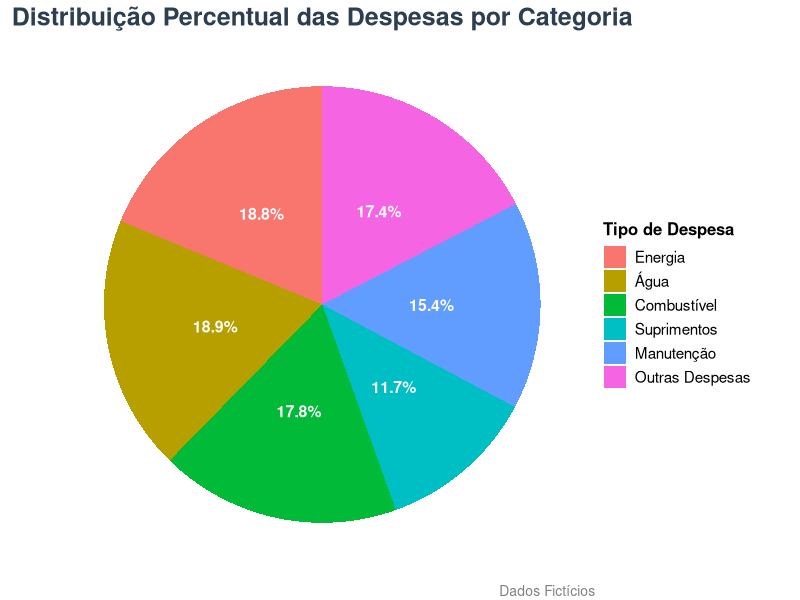
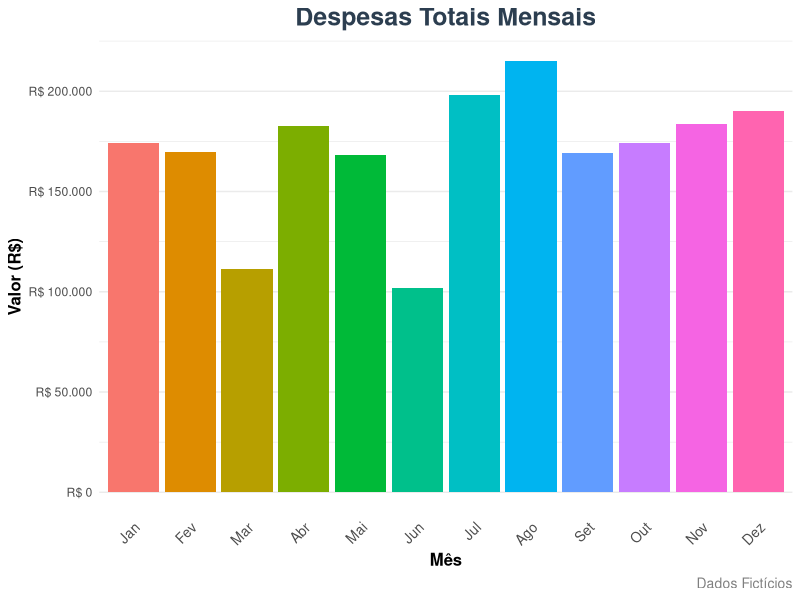
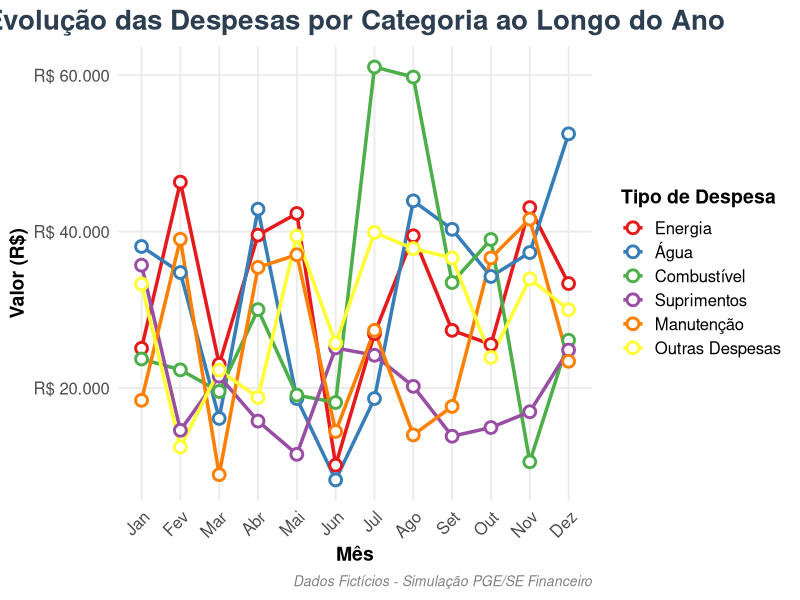

Write R code to recreate these figures, in order.
## ---- chunk 1
options(htmltools.dir.version = FALSE)
knitr::opts_chunk$set(
  fig.width = 9, fig.height = 6, fig.retina = 3,
  out.width = "100%",
  cache = FALSE,
  echo = FALSE, # Não mostra o código R nos slides finais, só os resultados
  message = FALSE,
  warning = FALSE,
  hiline = TRUE
)

library(tidyverse)
library(knitr)
library(kableExtra)
library(here)
## ---- chunk 2
# Para garantir que o exemplo seja reprodutível, vamos criar os dados aqui.
# Na vida real, você leria esses dados de um arquivo CSV, Excel, ou banco de dados.

set.seed(123) # Para resultados reprodutíveis

meses <- factor(
  c("Jan", "Fev", "Mar", "Abr", "Mai", "Jun", "Jul", "Ago", "Set", "Out", "Nov", "Dez"),
  levels = c("Jan", "Fev", "Mar", "Abr", "Mai", "Jun", "Jul", "Ago", "Set", "Out", "Nov", "Dez")
)

categorias <- c("Energia", "Água", "Combustível", "Suprimentos", "Manutenção", "Outras Despesas")

# Criando dados base
dados_base <- expand.grid(Mes = meses, Categoria = categorias) %>%
  mutate(Valor_Base = round(runif(n(), min = 8000, max = 45000), 2))

# Ajustes para simular padrões mais "reais" (fictícios)
dados_despesas <- dados_base %>%
  mutate(
    Valor = case_when(
      # Gastos de energia mais altos no verão (Jan-Mar, Out-Dez)
      Categoria == "Energia" & Mes %in% c("Jan", "Fev", "Dez") ~ Valor_Base * 1.3,
      # Gastos de água mais altos no verão
      Categoria == "Água" & Mes %in% c("Jan", "Fev", "Mar", "Nov", "Dez") ~ Valor_Base * 1.2,
      # Combustível com tendência de alta no meio do ano, baixa no início
      Categoria == "Combustível" & Mes %in% c("Jun", "Jul", "Ago") ~ Valor_Base * 1.4,
      Categoria == "Combustível" & Mes %in% c("Jan", "Fev", "Mar") ~ Valor_Base * 0.7,
      # Manutenção com picos anuais
      Categoria == "Manutenção" & Mes %in% c("Abr", "Set") ~ Valor_Base * 1.5,
      # Outras despesas com flutuação menor
      TRUE ~ Valor_Base
    ),
    Valor = round(Valor, 2) # Arredonda para 2 casas decimais
  ) %>%
  # Adiciona uma pequena variação aleatória para cada item
  mutate(
    Valor = Valor + runif(n(), min = -2000, max = 2000),
    Valor = pmax(0, round(Valor, 2)) # Garante que os valores não sejam negativos
  ) %>%
  select(-Valor_Base) # Remove a coluna base

# Tabela Resumo das Despesas Totais por Categoria
despesas_por_categoria <- dados_despesas %>%
  group_by(Categoria) %>%
  summarise(Total = sum(Valor)) %>%
  mutate(Percentual = Total / sum(Total) * 100) %>%
  arrange(desc(Total))

# Tabela Resumo das Despesas Totais por Mês
despesas_por_mes <- dados_despesas %>%
  group_by(Mes) %>%
  summarise(Total = sum(Valor)) %>%
  ungroup()

# Kable para formatar a tabela de Despesas por Categoria para exibição
tabela_despesas_categoria <- kable(despesas_por_categoria,
                                   caption = "Despesas Totais por Categoria (Valores Fictícios)",
                                   col.names = c("Categoria", "Total (R$)", "Percentual (%)"),
                                   digits = 2, format = "html") %>%
  kableExtra::kable_styling(bootstrap_options = c("striped", "hover", "condensed", "responsive"),
                            full_width = FALSE)

# Kable para formatar a tabela de Despesas por Mês para exibição
tabela_despesas_mes <- kable(despesas_por_mes,
                             caption = "Despesas Totais Mensais (Valores Fictícios)",
                             col.names = c("Mês", "Total (R$)"),
                             digits = 2, format = "html") %>%
  kableExtra::kable_styling(bootstrap_options = c("striped", "hover", "condensed", "responsive"),
                            full_width = FALSE)
## ---- chunk 3
tabela_despesas_categoria
## ---- chunk 4
ggplot(despesas_por_categoria, aes(x = "", y = Percentual, fill = Categoria)) +
  geom_bar(width = 1, stat = "identity") +
  coord_polar("y", start = 0) +
  labs(
    title = "Distribuição Percentual das Despesas por Categoria",
    fill = "Tipo de Despesa",
    caption = "Dados Fictícios"
  ) +
  theme_void() +
  theme(
    plot.title = element_text(hjust = 0.5, size = 18, face = "bold", color = "#2c3e50"), # Ajustado para cor do tema
    legend.position = "right",
    legend.title = element_text(size = 12, face = "bold"),
    legend.text = element_text(size = 11),
    plot.caption = element_text(hjust = 1, size = 10, color = "gray50")
  ) +
  geom_text(aes(label = paste0(round(Percentual, 1), "%")),
            position = position_stack(vjust = 0.5),
            color = "white", fontface = "bold", size = 4) # Rótulos de porcentagem
## ---- chunk 5
ggplot(despesas_por_mes, aes(x = Mes, y = Total, fill = Mes)) +
  geom_col(show.legend = FALSE) +
  labs(
    title = "Despesas Totais Mensais",
    x = "Mês",
    y = "Valor (R$)",
    caption = "Dados Fictícios"
  ) +
  theme_minimal() +
  scale_y_continuous(labels = scales::dollar_format(prefix = "R$ ", big.mark = ".", decimal.mark = ",")) +
  theme(
    plot.title = element_text(hjust = 0.5, size = 18, face = "bold", color = "#2c3e50"), # Ajustado para cor do tema
    axis.text.x = element_text(angle = 45, hjust = 1, size = 10),
    axis.title = element_text(size = 12, face = "bold"),
    plot.caption = element_text(hjust = 1, size = 10, color = "gray50"),
    panel.grid.major.x = element_blank()
  )
## ---- chunk 6
ggplot(dados_despesas, aes(x = Mes, y = Valor, color = Categoria, group = Categoria)) +
  geom_line(size = 1.2) +
  geom_point(size = 3, shape = 21, fill = "white", stroke = 1.5) +
  labs(
    title = "Evolução das Despesas por Categoria ao Longo do Ano",
    x = "Mês",
    y = "Valor (R$)",
    color = "Tipo de Despesa",
    caption = "Dados Fictícios - Simulação PGE/SE Financeiro"
  ) +
  theme_minimal(base_size = 14) +
  scale_y_continuous(labels = scales::dollar_format(prefix = "R$ ", big.mark = ".", decimal.mark = ",")) +
  scale_color_brewer(palette = "Set1") +
  theme(
    plot.title = element_text(hjust = 0.5, size = 20, face = "bold", color = "#2c3e50"),
    axis.text.x = element_text(angle = 45, hjust = 1, size = 12),
    axis.text.y = element_text(size = 12),
    axis.title = element_text(size = 14, face = "bold"),
    legend.position = "right",
    legend.title = element_text(size = 14, face = "bold"),
    legend.text = element_text(size = 12),
    plot.caption = element_text(hjust = 1, size = 10, color = "gray50", face = "italic"),
    panel.grid.minor = element_blank()
  )
